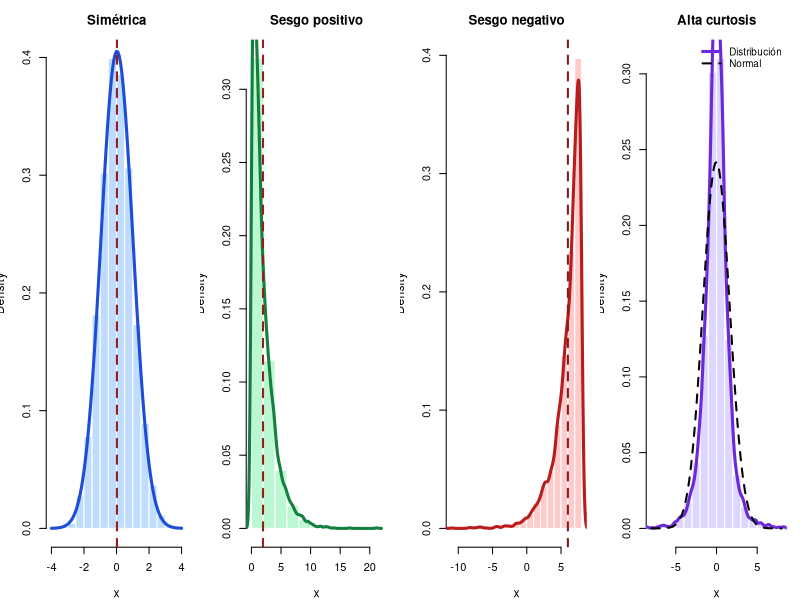

This figure's R source:
## ---- chunk 1
#| echo: false
#| fig-width: 16
#| fig-height: 7

par(
  mfrow = c(1,4),
  mar = c(4,3.5,3,1),
  family = "sans"
)

# -------------------------
# 1. Distribución simétrica
# -------------------------
x1 <- rnorm(5000, 0, 1)

hist(
  x1,
  probability = TRUE,
  col = "#bfdbfe",
  border = "white",
  main = "Simétrica",
  sub = "Asimetría ≈ 0",
  xlab = "x",
  cex.main = 1.2,
  cex.sub = 1,
  cex.lab = 1.1
)

curve(
  dnorm(x, mean(x1), sd(x1)),
  add = TRUE,
  lwd = 3,
  col = "#1d4ed8"
)

abline(v = mean(x1),
       col = "#991b1b",
       lwd = 2,
       lty = 2)

# -------------------------
# 2. Sesgo positivo
# -------------------------
x2 <- rexp(5000, 0.5)

hist(
  x2,
  probability = TRUE,
  col = "#bbf7d0",
  border = "white",
  main = "Sesgo positivo",
  sub = "Cola hacia la derecha",
  xlab = "x",
  cex.main = 1.2,
  cex.sub = 1,
  cex.lab = 1.1
)

lines(
  density(x2),
  lwd = 3,
  col = "#15803d"
)

abline(v = mean(x2),
       col = "#991b1b",
       lwd = 2,
       lty = 2)

# -------------------------
# 3. Sesgo negativo
# -------------------------
x3 <- -rexp(5000, 0.5) + 8

hist(
  x3,
  probability = TRUE,
  col = "#fecaca",
  border = "white",
  main = "Sesgo negativo",
  sub = "Cola hacia la izquierda",
  xlab = "x",
  cex.main = 1.2,
  cex.sub = 1,
  cex.lab = 1.1
)

lines(
  density(x3),
  lwd = 3,
  col = "#b91c1c"
)

abline(v = mean(x3),
       col = "#7f1d1d",
       lwd = 2,
       lty = 2)

# -------------------------
# 4. Curtosis
# -------------------------
x4 <- rt(5000, df = 3)

hist(
  x4,
  probability = TRUE,
  breaks = 40,
  xlim = c(-8,8),
  col = "#ddd6fe",
  border = "white",
  main = "Alta curtosis",
  sub = "Colas pesadas",
  xlab = "x",
  cex.main = 1.2,
  cex.sub = 1,
  cex.lab = 1.1
)

lines(
  density(x4),
  lwd = 3,
  col = "#6d28d9"
)

curve(
  dnorm(x, mean(x4), sd(x4)),
  add = TRUE,
  lwd = 2,
  lty = 2,
  col = "black"
)

legend(
  "topright",
  legend = c("Distribución", "Normal"),
  col = c("#6d28d9", "black"),
  lwd = c(3,2),
  lty = c(1,2),
  bty = "n",
  cex = 0.9
)
